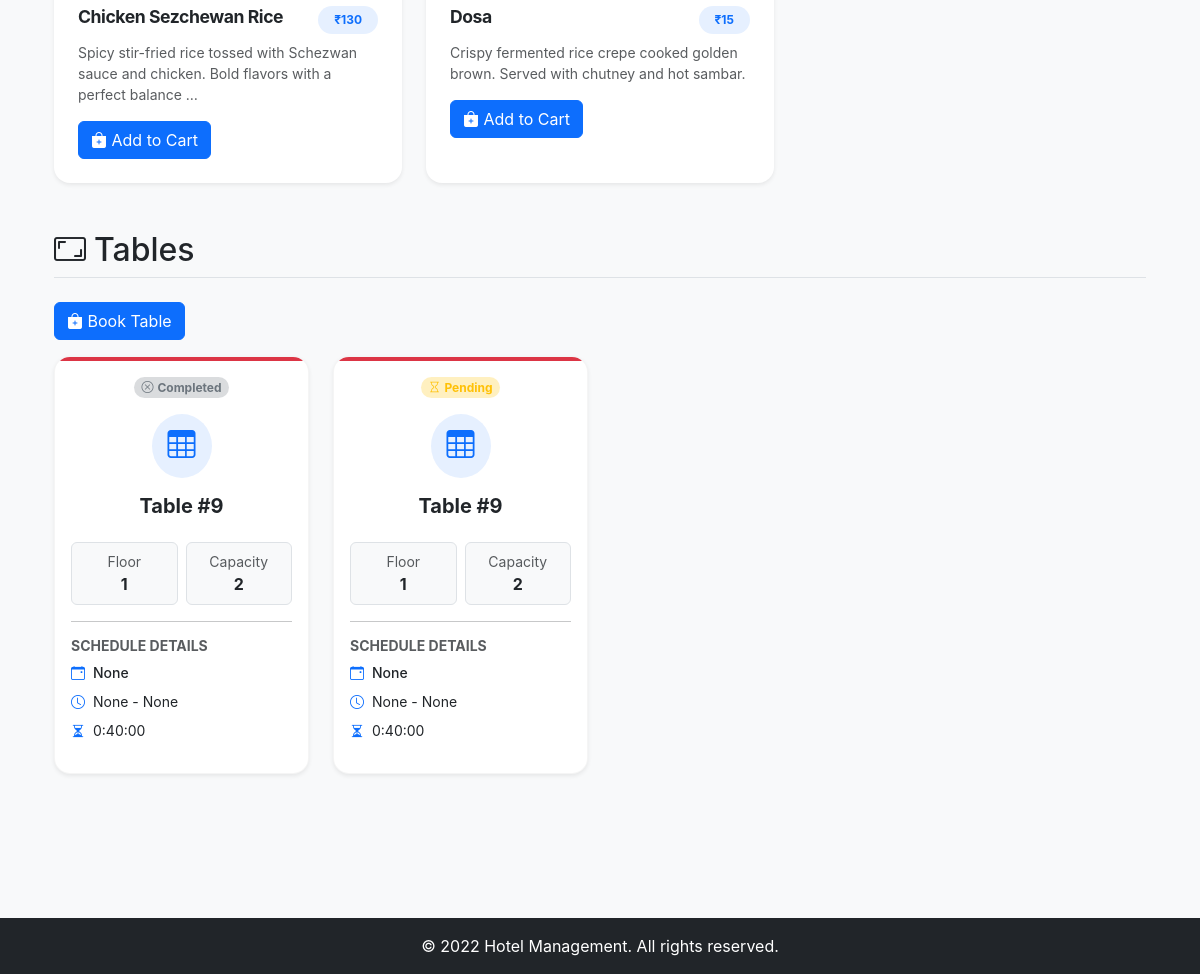
Before: /table_reservation/ (signed in, lower part) with the older database file.
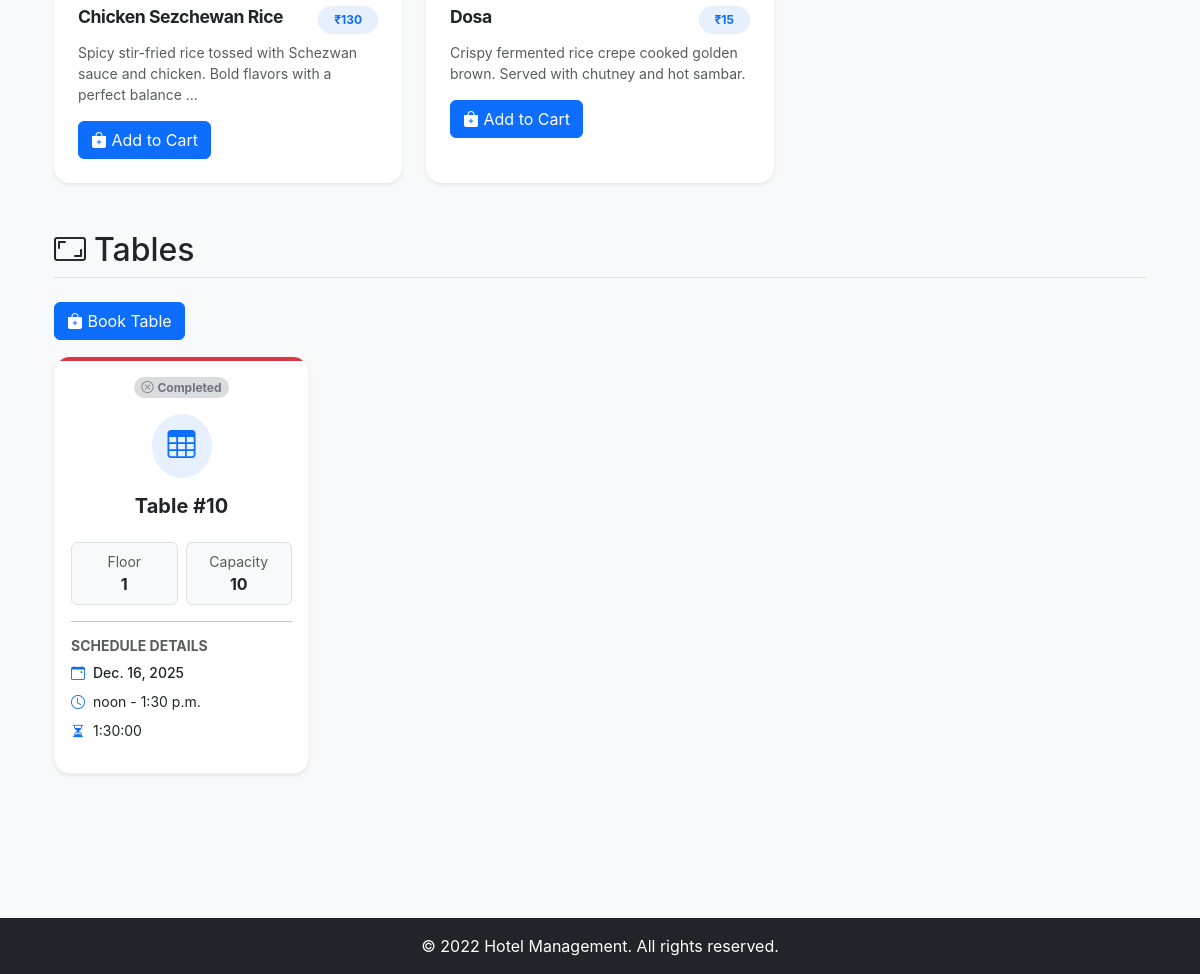
After: the same page with the newer database file.
### accounts/models.py (models this page shows, shortened)
class Menu(models.Model):
    food_type_choice = (
        ('veg','veg'),
        ('non-veg','non-veg'),
    )
    food_category = (
        ('starters','starters'),
        ('main_course','main_course'),
        ('dessert','dessert'),
        ('side_dish','side_dish'),
        ('indian','indian'),
        ('chinese','chinese'),
        ('italian','italian'),
        ('japanese','japanese'),
    )
    name = models.CharField(max_length=100)
    price = models.IntegerField()
    description = models.TextField()
    images = models.ImageField(upload_to='menu_images/',null=True,blank=True,default='images/default.jpg')
    food_type = models.CharField(max_length=100,choices=food_type_choice,null=True,blank=True)
    food_category = models.CharField(max_length=100,choices=food_category,null=True,blank=True)

class TableLayout(models.Model):
    Location_choice = (
        ('Window_side','Window_side'),
        ('roof_top','roof_top'),
        ('indoor','indoor'),
        ('outdoor','outdoor'),
        ('suit_space','suit_space')
    )
    table_no = models.AutoField(primary_key=True)
    floor_no = models.IntegerField()
    Location = models.CharField(max_length=100,choices=Location_choice)
    capacity = models.IntegerField()
    available = models.BooleanField(default=True)

### table_reservation/models.py (models this page shows, shortened)
class TableReservation(models.Model):
    user = models.ForeignKey(CustomUser,on_delete=models.CASCADE)
    table = models.ForeignKey(TableLayout,on_delete=models.CASCADE)
    duration = models.DurationField()
    time_schedule = models.DateField(null=True,blank=True)
    start_time = models.TimeField(null=True,blank=True)
    end_time = models.TimeField(null=True,blank=True)
    seat = models.IntegerField(null=True,blank=True)

### table_reservation/views.py (the view)
# urls.py: path('',GuestView,name='guesthome'),
@login_required(login_url='/accounts/login/')
@user_passes_test(lambda u: u.role == 'guest', login_url='/accounts/login/')
def GuestView(request):
    menu = Menu.objects.all()
    tables = TableReservation.objects.filter(user=request.user).select_related('table')
    tables_assigned = TableAssign.objects.filter(tabereservation__user=request.user).first()
    context = {
        'menus':menu,
        'tables':tables,
        'tables_assigned':tables_assigned
    }
    return render(request,'guest_home.html',context)

### table_reservation/templates/guest_home.html (shortened to what the changed rows need)
{% extends 'base.html' %}
{% load static %}
{% block content %}
<link rel="stylesheet" href="{% static 'css/acccount_home_style.css' %}">
<div class="container py-5">
    <div id="menu-list" class="mb-5">
        {% if menus %}
        <div class="row row-cols-1 row-cols-md-2 row-cols-lg-3 g-4">
            {% for i in menus %}
            <div class="col">
                <div class="card h-100 shadow-sm hover-shadow transition-all menu-card border-0">
                    <div class="card-body">
                        <div class="d-flex justify-content-between align-items-start mb-2">
                            <h5 class="card-title fw-bold mb-0 text-dark">{{ i.name }}</h5>
                            <span class="badge bg-primary bg-opacity-10 text-primary rounded-pill px-3 py-2">₹{{ i.price }}</span>
                        </div>
                        <p class="card-text text-muted small">{{ i.description|truncatechars:100 }}</p>
                        <button type="button" class="add-to-cart btn btn-primary" data-bs-toggle="modal" data-menu-id="{{ i.id }}" data-bs-target="">
                            <i class="bi bi-bag-plus-fill"></i> Add to Cart
                        </button>
                    </div>
                </div>
            </div>
            {% endfor %}
        </div>
        {% else %}
        <div class="alert alert-info" role="alert">
            No menu items found.
        </div>
        {% endif %}
    </div>
    <div id="table-list" class="mb-5">
        <h2 class="border-bottom pb-2 mb-4"><i class="bi bi-aspect-ratio me-2"></i>Tables</h2>
        {% if tables %}
        <div class="row row-cols-1 row-cols-md-3 row-cols-lg-4 g-4">
            {% for i in tables %}
            <div class="col">
                <div class="card h-100 shadow-sm text-center border-0 table-card {% if i.available %}available-card{% else %}unavailable-card{% endif %}">
                    <div class="card-body">
                        <div class="status-badge mb-3">
                            {%if tables_assigned and tables_assigned.tabereservation.id == i.id and tables_assigned.assigned%}
                                <span class="badge bg-success bg-opacity-25 text-success rounded-pill"><i class="bi bi-check-circle me-1"></i>Assigned</span>
                            {%elif tables_assigned and tables_assigned.tabereservation.id == i.id and tables_assigned.completed%}
                                <span class="badge bg-secondary bg-opacity-25 text-secondary rounded-pill"><i class="bi bi-x-circle me-1"></i>Completed</span>
                            {%else%}
                                <span class="badge bg-warning bg-opacity-25 text-warning rounded-pill"><i class="bi bi-hourglass me-1"></i>Pending</span>
                            {% endif %}
                        </div>
                        <div class="icon-wrapper mb-3 mx-auto text-primary bg-primary bg-opacity-10 p-3 rounded-circle" style="width: fit-content;">
                            <i class="bi bi-table display-6"></i>
                        </div>
                        <h5 class="card-title fw-bold">Table #{{ i.table.table_no }}</h5>
                        <div class="row g-2 mb-3 mt-3">
                            <div class="col-6">
                                <div class="p-2 border rounded bg-light">
                                    <small class="d-block text-muted">Floor</small>
                                    <span class="fw-bold">{{ i.table.floor_no }}</span>
                                </div>
                            </div>
                            <div class="col-6">
                                <div class="p-2 border rounded bg-light">
                                    <small class="d-block text-muted">Capacity</small>
                                    <span class="fw-bold">{{ i.table.capacity }}</span>
                                </div>
                            </div>
                        </div>
                        <hr>
                        <div class="text-start mb-3">
                            <h6 class="text-muted text-uppercase small fw-bold mb-2">Schedule Details</h6>
                            <ul class="list-unstyled mb-0 small">
                                <li class="mb-2 d-flex align-items-center">
                                    <i class="bi bi-calendar-event me-2 text-primary"></i>
                                    <span class="fw-medium">{{ i.time_schedule }}</span>
                                </li>
                                <li class="mb-2 d-flex align-items-center">
                                    <i class="bi bi-clock me-2 text-primary"></i>
                                    <span>{{ i.start_time }} - {{ i.end_time }}</span>
                                </li>
                                <li class="d-flex align-items-center">
                                    <i class="bi bi-hourglass-split me-2 text-primary"></i>
                                    <span>{{ i.duration }}</span>
                                </li>
                            </ul>
                        </div>
                    </div>
                </div>
            </div>
        {% endfor %}
        </div>
        {% else %}
        <div class="alert alert-info" role="alert">
            No tables set up yet.
        </div>
        {% endif %}
    </div>
</div>
{% endblock %}

Changed rows visible on the page:
removed TableReservation: shows "Completed", table.table_no "9", table.floor_no "1", table.capacity "2", time_schedule "None", start_time "None", end_time "None", duration "0:40:00"
removed TableReservation: shows "Pending", table.table_no "9", table.floor_no "1", table.capacity "2", time_schedule "None", start_time "None", end_time "None", duration "0:40:00"
added TableReservation: shows "Completed", table.table_no "10", table.floor_no "1", table.capacity "10", time_schedule "Dec. 16, 2025", start_time "noon", end_time "1:30 p.m.", duration "1:30:00"
